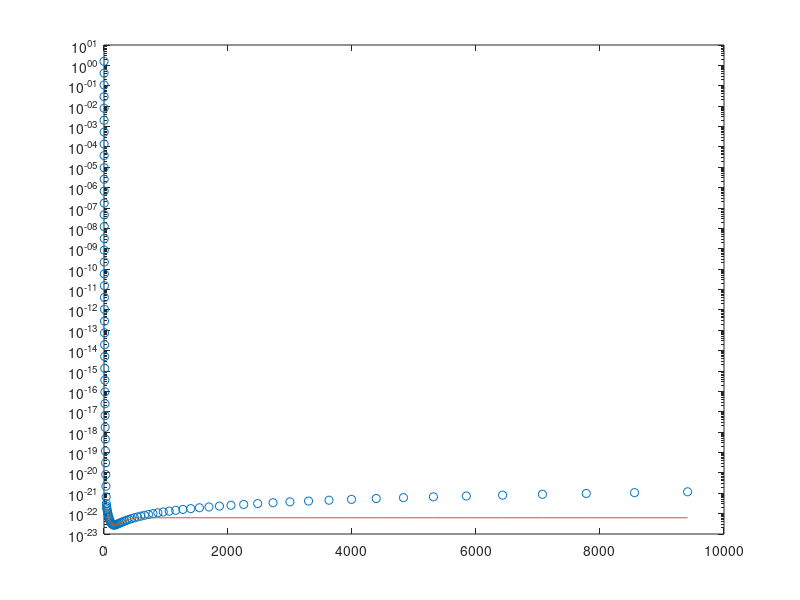

This chart was generated by the following MATLAB code: (Note: this script raises an error after producing the figure.)
sampFreq = 4096; %Hz
%Number of samples to generate
nSamples = 16384;

mynoise=load('iLIGOSensitivity.txt','-ascii');
semilogy(mynoise(:,1),mynoise(:,2),'o','displayname','original');%original sqrt PSD
hold on;

mynoise(1:40,2)=mynoise(41,2);%manually set lower cutoff
%mynoise(66:97,2)=-(mynoise(66,2)-mynoise(97,2))/(mynoise(66,1)-mynoise(97,1))*(mynoise(66:97,1)-mynoise(97,1)); 
mynoise(66:97,2)=mynoise(66,2);%manually set upper cutoff
semilogy(mynoise(:,1),mynoise(:,2)); %modified

outN = lab5_ColGaussNoise( nSamples, mynoise', 500, sampFreq);
figure;
pwelch(outN, 512,[],[],sampFreq);